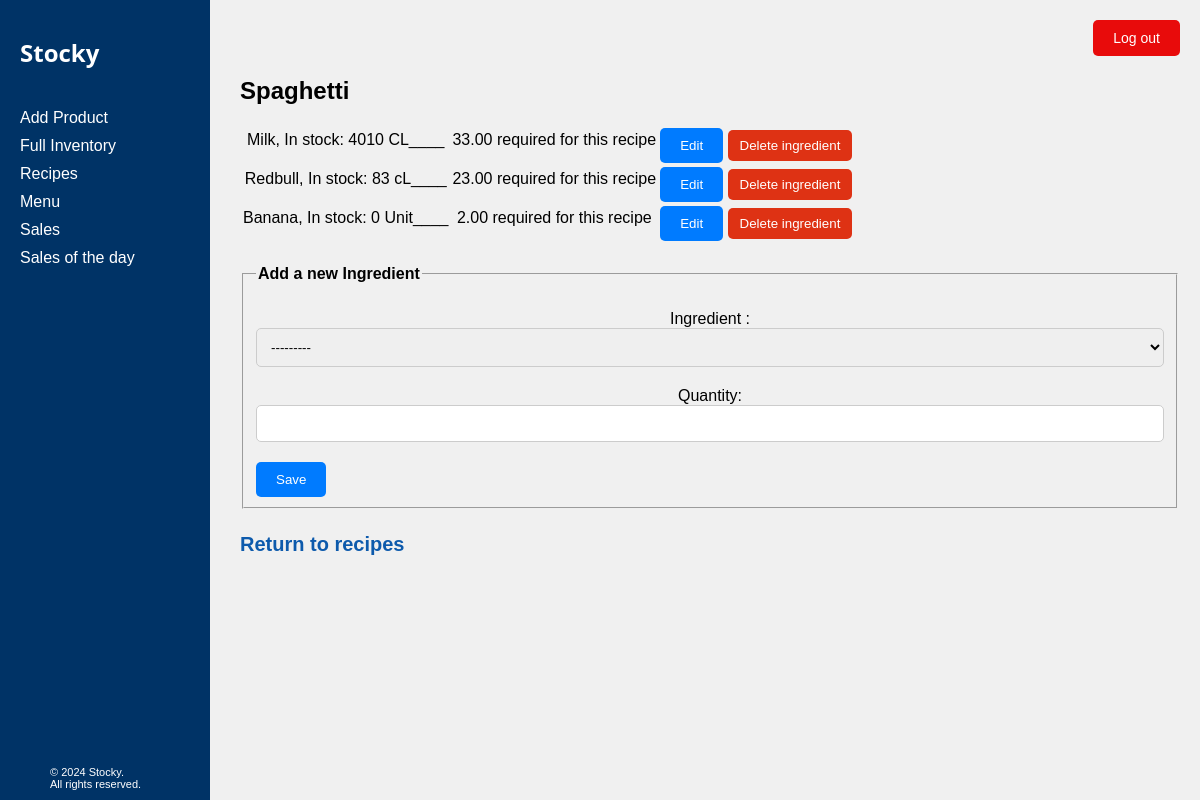
The page /recipes/125/edit/ (signed in) on the database its author committed.
### Inventory/models.py (models this page shows, shortened)
class Recipe(models.Model):
    name = models.CharField(max_length = 100)
    def __str__(self):
        return f"{self.name}"
    class Meta:
        verbose_name = "Name of Recipe"

class RecipeIngredient(models.Model):
    recipe = models.ForeignKey(Recipe, on_delete= models.CASCADE)
    stock = models.ForeignKey(Stock, on_delete= models.CASCADE)
    quantity = models.DecimalField(max_digits=10,decimal_places= 2)

class Stock(models.Model):
    food = models.CharField(max_length = 100, verbose_name = " Food Name")
    quantity = models.DecimalField(max_digits=10,decimal_places= 0, default = 0)
    measurement_unit = models.CharField(max_length = 50)
    buying_price = models.DecimalField(max_digits=10,decimal_places= 2, default = 0.0)
    price_per_unit = models.DecimalField(max_digits=10,decimal_places= 5, default = 0.0)
    def __str__(self):
        return f"{self.food}, In stock: {self.quantity} {self.measurement_unit}"

### Inventory/views.py (the view, shortened to what this page needs)
# urls.py: path('recipes/<int:pk>/edit/', views.recipe_details, name='recipe_edit'),
def recipe_details(request, pk ):
    recipes = get_object_or_404(Recipe, pk =pk)
    details = RecipeIngredient.objects.filter(recipe_id = pk )
    form = RecipeIngredientForm()
    context = {}
    context['recipes'] = recipes
    context['details'] = details
    context['form'] = form
    return render(request, 'Inventory/recipe_detail.html', context)

### Inventory/forms.py
class RecipeIngredientForm(forms.ModelForm):
    class Meta:
        model= RecipeIngredient
        fields= ['stock','quantity']
    def __init__(self, *args, **kwargs):
        super().__init__(*args, **kwargs)
        self.fields['stock'].queryset = Stock.objects.all()

### Inventory/templates/Inventory/recipe_detail.html (shortened to what this page needs)
{% extends 'base.html' %}
{% block content %}
<form method="post">
       <h2>{{ recipes }}</h2>
       <table>
       {% for detail in details %}
       <tr>
       {% if form.instance.id == detail.id %}
       {% include 'Inventory/add_ingredient.html' %}
       {% else %}
       <td> <p>{{ detail.stock }}____</p> </td>
       <td> <p>{{ detail.quantity }} required for this recipe</p> </td>
       <div class="form-buttons">
       <td>
        <button formnovalidate name="edit"  value="{{ detail.id }}"> Edit</button>
       <button formnovalidate name="delete"  value="{{ detail.id }}" onclick="return confirm('Are you sure you want to delete this ingredient?')"  class="red-button"> Delete ingredient</button>
    </td>
    </div>
       {% endif %}
       </tr>
       {% endfor %}
    </table>
    {% if not form.instance.id %}
    <fieldset>
        <legend> <h4> Add a new Ingredient </h4>  </legend>
       {% include 'Inventory/add_ingredient.html' %}
    </fieldset>
       {% endif %}
</form>
<h2 class="return-link"><a href="{% url 'recipes' %}">Return to recipes</a></h2>
{% endblock %}

### Inventory/static/css/bases.css (style rules this page uses)
body, h1, p, header, main, footer { margin: 0; padding: 0; }
body { font-family: Arial, sans-serif; background-color: #f0f0f0; padding: 20px; }

### Inventory/static/css/tables.css (style rules this page uses)
form input[type="text"], form input[type="number"], form select { width: 100%; padding: 10px; margin-bottom: 10px; border: 1px solid #ccc; border-radius: 5px; box-sizing: border-box; }
form button { padding: 10px 20px; border: none; border-radius: 5px; background-color: #007bff; color: #fff; cursor: pointer; }
.red-button { background-color: #de3214; color: #fff; border: none; border-radius: 5px; padding: 8px 12px; cursor: pointer; transition: background-color 0.3s; }
.return-link a { color: #0d5aac; text-decoration: none; font-weight: bold; font-size: 20px; transition: color 0.3s, border-bottom 0.3s; border-bottom: 2px solid transparent; }
.index h1, p { margin: 0; padding-bottom: 10px; text-align: center; }

### rows shown on the page
Recipe: name "Spaghetti"
RecipeIngredient: stock "Milk, In stock: 4010 CL", quantity "33.00", {{ detail.id }} 252 (drawn)
RecipeIngredient: stock "Redbull, In stock: 83 cL", quantity "23.00", {{ detail.id }} 253 (drawn)
RecipeIngredient: stock "Banana, In stock: 0 Unit", quantity "2.00", {{ detail.id }} 254 (drawn)
